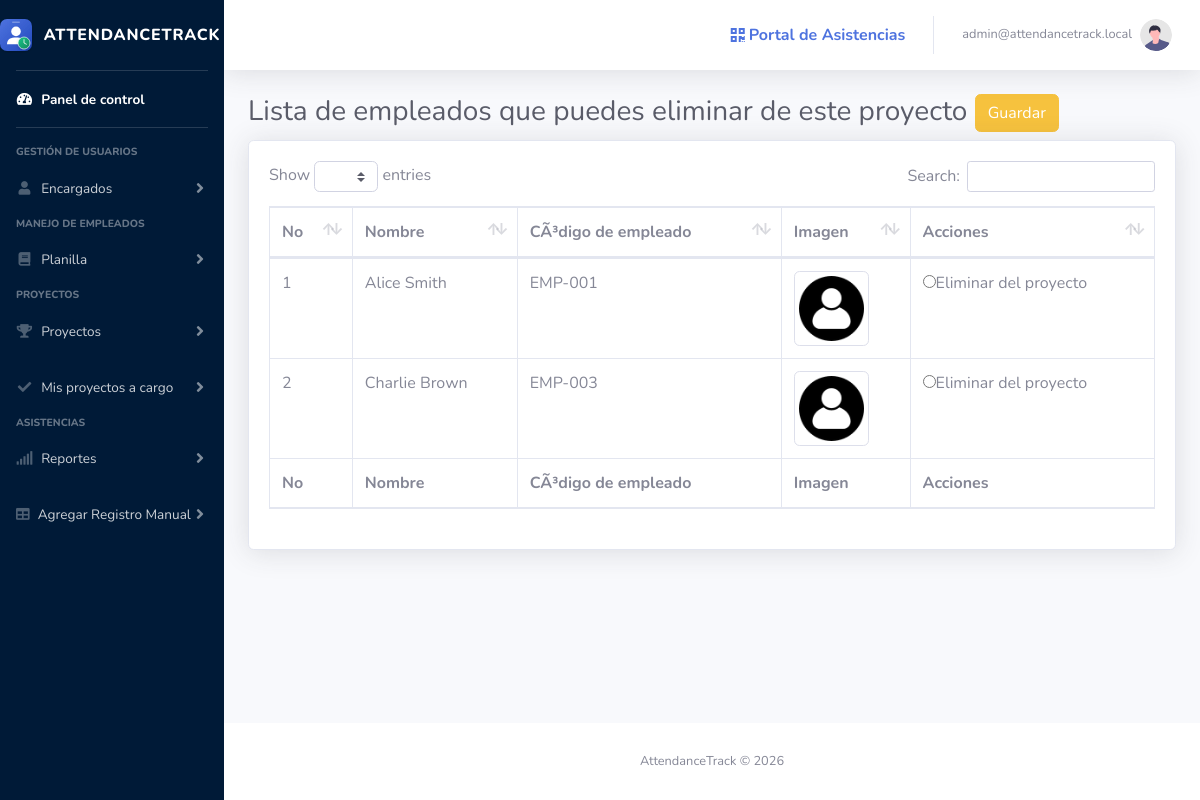
Page /admin/edit_lista.php?proyecto=1 (signed in) on the committed database.
### tables this page shows
CREATE TABLE `empleados_proyectos` (
  `id` int(11) NOT NULL AUTO_INCREMENT,
  `nombre_empleado` varchar(250) NOT NULL,
  `nombre_proyecto` varchar(250) NOT NULL,
  `cod_empleado` varchar(250) NOT NULL,
  `date` date DEFAULT NULL,
  `img` varchar(250) NOT NULL DEFAULT 'images/picture.png',
  PRIMARY KEY (`id`),
  KEY `idx_ep_cod_empleado` (`cod_empleado`)
);

### admin/edit_lista.php (the view, shortened to what this page needs)
<?php
include('includes/header.php');
?>
<body id="page-top">
    <div id="wrapper">
        <?php
        include('includes/sidebar.php');
        ?>
        <div id="content-wrapper" class="d-flex flex-column">
            <div id="content">
                <?php
                include('includes/navbar.php');
                ?>
                <div class="container-fluid">
                    <h1 class="h3 mb-2 text-gray-800">Lista de empleados que puedes eliminar de este proyecto <a href="proyectos.php" class="btn btn-warning ">
                            Guardar
                        </a></h1>
                    <div class="card shadow mb-4">
                        <div class="card-body">
                            <div class="table-responsive">
                                <table class="table table-bordered" id="miTabla" width="100%" cellspacing="0">
                                    <thead>
                                        <tr>
                                            <th>No</th>
                                            <th>Nombre</th>
                                            <th>CÃ³digo de empleado</th>
                                            <th>Imagen</th>
                                            <th>Acciones</th>
                                        </tr>
                                    </thead>
                                    <tfoot>
                                        <tr>
                                            <th>No</th>
                                            <th>Nombre</th>
                                            <th>CÃ³digo de empleado</th>
                                            <th>Imagen</th>
                                            <th>Acciones</th>
                                        </tr>
                                    </tfoot>
                                    <tbody> <?php
$counter = 0;
$proyecto = $_GET['proyecto'];
$stmt = mysqli_prepare($conn, "SELECT nombre_proyecto FROM proyectos WHERE id = ?");
mysqli_stmt_bind_param($stmt, "s", $proyecto);
mysqli_stmt_execute($stmt);
mysqli_stmt_bind_result($stmt, $nombre_proyecto);
$stmt = mysqli_prepare($conn, "SELECT * FROM empleados_proyectos WHERE nombre_proyecto = ?");
mysqli_stmt_bind_param($stmt, "s", $nombre_proyecto);
mysqli_stmt_execute($stmt);
$resultado = mysqli_stmt_get_result($stmt);
while ($row = mysqli_fetch_array($resultado)) {
    $counter++;
    echo '<tr>
        <td>' . $counter . '</td>
        <td>' . $row['nombre_empleado'] . '</td>
        <td>' . $row['cod_empleado'] . '</td>
        <td><img src="../' . $row['img'] . '" width="75" height="75" class="img-fluid img-thumbnail"></td>
        <td>
            <input type="text" name="empleado" id="cod_' . $row['cod_empleado'] . '" value="' . $row['cod_empleado'] . '" hidden/>
            <input type="radio" name="en_proyecto" value="' . $nombre_proyecto . '" />Eliminar del proyecto
        </td>
    </tr>';
}
?>
                                    </tbody>
                                </table>
                            </div>
                        </div>
                    </div>
                </div>
            </div>
            <?php
            include('includes/footer.php');
            ?>
</body>
</html>

### rows in the picture
empleados_proyectos: nombre_empleado "Alice Smith", cod_empleado "EMP-001", img (picture)
empleados_proyectos: nombre_empleado "Charlie Brown", cod_empleado "EMP-003", img (picture)

### other values in the picture
$username "admin@attendancetrack.local"
